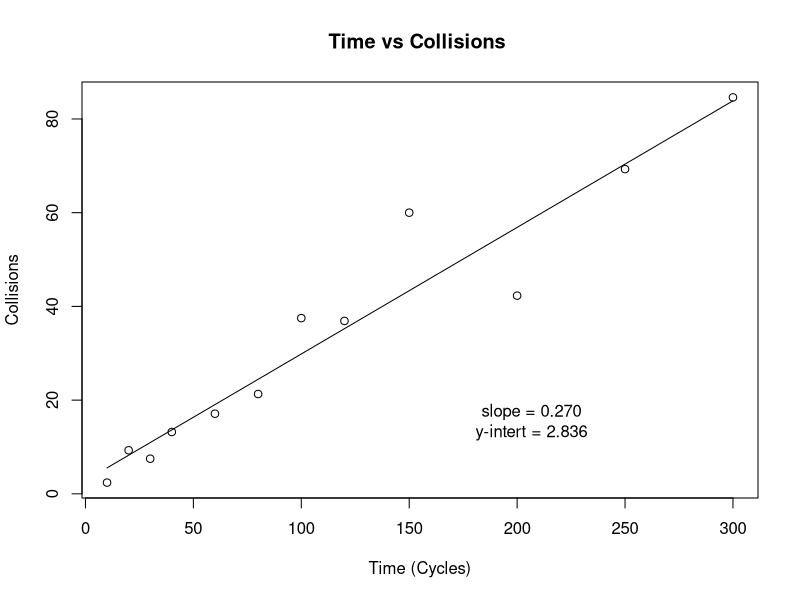

Source code (R):
# Set up a 2D Grid with two different particles randomly moving around. Movment is in 8 directions. one step for each time cycle. 
# particles that land in the same space get a chance (probability) to collide. Times (cycles) are input as a list and a Graph is
# plotted as collisions as a function of time.

particleA_Num <- 200
AssocA <- 0.0
DissA <- 1.0
particleB_Num <- 200
AssocB <- 0.0
DissB <- 1.0
collisionProb <- 0.3
Matrix_X <- 200
Matrix_Y <- 200

timeSeriesLst <- c(10,20,30,40,60,80,100,120,150,200,250,300) # each value is the step number for an individual collision experiment. 
# The particle collisions versus the times will ne plotted. 

dataSetC <- 1:length(timeSeriesLst)
directionPaths <- 8
directionLst <- 1:8
stepVectorX <- c(0,1,1,1,0,-1,-1,-1)
stepVectorY <- c(1,1,0,-1,-1,-1,0,1) # movment in x and y for movment direction value

# create a matrix of data for the diffusing particles with each row a different particle: 1st & 2nd columns are the X & Y positions, 3rd column is the movment direction, 
# and the 3rd column is a single number representing the location. The 4th & 5th are the association probability and dissociation probability
# the 6th column are the movement directions for each particle
ParticleA_Set <- matrix(0, particleA_Num, 6)
ParticleB_Set <- matrix(0, particleB_Num, 6)

# Misc functions
locationCalc <- function(x,y){(x-1)*Matrix_Y+y}

cntr <- 1 
for (stepNumber in timeSeriesLst) {
  # first create and define a random distribution of particles, A and B, in the grid
  ParticleA_Set[,1] <- sample.int(Matrix_X, size=particleA_Num, replace = TRUE, prob = NULL)
  ParticleA_Set[,2] <- sample.int(Matrix_Y, size=particleA_Num, replace = TRUE, prob = NULL)
  ParticleA_Set[,3] <- locationCalc(ParticleA_Set[,1],ParticleA_Set[,2])
  ParticleA_Set[,4] <- AssocA
  ParticleA_Set[,5] <- DissA
  ParticleA_Set[,6] <- sample.int(directionPaths, size = particleA_Num, replace = TRUE, prob = NULL)

  ParticleB_Set[,1] <- sample.int(Matrix_X, size=particleB_Num, replace = TRUE, prob = NULL)
  ParticleB_Set[,2] <- sample.int(Matrix_Y, size=particleB_Num, replace = TRUE, prob = NULL)
  ParticleB_Set[,3] <- locationCalc(ParticleB_Set[,1],ParticleB_Set[,2])
  ParticleB_Set[,4] <- AssocB
  ParticleB_Set[,5] <- DissB
  ParticleB_Set[,6] <- sample.int(directionPaths, size = particleB_Num, replace = TRUE, prob = NULL)

# calculate the collisions of the initial setup
  dataSetC[cntr]<-length(intersect(ParticleA_Set[,3],ParticleB_Set[,3]))*collisionProb
  
for (j in 1:stepNumber){
    
  ParticleA_Set[,1] <- ParticleA_Set[,1] + stepVectorX[ParticleA_Set[,6]]
  ParticleA_Set[,2] <- ParticleA_Set[,2] + stepVectorY[ParticleA_Set[,6]]
  ParticleB_Set[,1] <- ParticleA_Set[,1] + stepVectorX[ParticleB_Set[,6]]
  ParticleB_Set[,2] <- ParticleA_Set[,2] + stepVectorY[ParticleB_Set[,6]]
  
  # calculate if particles have escaped the defined grid area and bring them back through the opposite walls
  tempVec <- which(ParticleA_Set[,1] > Matrix_X)
  for(pq in tempVec) {ParticleA_Set[pq,1] <- ParticleA_Set[pq,1]-Matrix_X}
  tempVec <- which(ParticleA_Set[,1] < 1)
  for(pq in tempVec) {ParticleA_Set[pq,1] <- ParticleA_Set[pq,1]+Matrix_X}
  tempVec <- which(ParticleA_Set[,2] > Matrix_Y)
  for(pq in tempVec) {ParticleA_Set[pq,2] <- ParticleA_Set[pq,2]-Matrix_Y}
  tempVec <- which(ParticleA_Set[,2] < 1)
  for(pq in tempVec) {ParticleA_Set[pq,2] <- ParticleA_Set[pq,2]+Matrix_Y} 
  
  tempVec <- which(ParticleB_Set[,1] > Matrix_X)
  for(pq in tempVec) {ParticleB_Set[pq,1] <- ParticleB_Set[pq,1]-Matrix_X}
  tempVec <- which(ParticleB_Set[,1] < 1)
  for(pq in tempVec) {ParticleB_Set[pq,1] <- ParticleB_Set[pq,1]+Matrix_X}
  tempVec <- which(ParticleB_Set[,2] > Matrix_Y)
  for(pq in tempVec) {ParticleB_Set[pq,2] <- ParticleB_Set[pq,2]-Matrix_Y}
  tempVec <- which(ParticleB_Set[,2] < 1)
  for(pq in tempVec) {ParticleB_Set[pq,2] <- ParticleB_Set[pq,2]+Matrix_Y} 
  
  # calculate the position number from the new x,y coordinates for each particle
  ParticleA_Set[,3] <- locationCalc(ParticleA_Set[,1],ParticleA_Set[,2])
  ParticleB_Set[,3] <- locationCalc(ParticleB_Set[,1],ParticleB_Set[,2])
  
  ParticleA_Set[,6] <- sample.int(directionPaths, size = particleA_Num, replace = TRUE, prob = NULL)
  ParticleB_Set[,6] <- sample.int(directionPaths, size = particleB_Num, replace = TRUE, prob = NULL)
  
  # calculate the number of collisions for the last step
  dataSetC[cntr]<-dataSetC[cntr]+length(intersect(ParticleA_Set[,3],ParticleB_Set[,3]))*collisionProb

  } # end of stepNumber iterations 

cntr <- cntr+1
} # end of timeSeriesLst

plot(timeSeriesLst,dataSetC, main = "Time vs Collisions ", xlab = "Time (Cycles)", ylab ="Collisions")
if (length(dataSetC) > 2){
  fit = nls(dataSetC ~ p1 + p2*timeSeriesLst, start = list(p1 = 0.1, p2 = 1.0))
  newt = data.frame(timeSeriesLst = seq(min(timeSeriesLst),max(timeSeriesLst),len=200))
  lines(newt$timeSeriesLst,predict(fit,newdata=newt))
  dataFitS <- matrix(summary(fit)[[10]])
  xLpos <- (max(timeSeriesLst) + min(timeSeriesLst))/1.5
  yLpos <- (max(dataSetC) + min(dataSetC))/4
  text(xLpos,yLpos*.8, labels = sprintf("slope = %5.3f",dataFitS[2,]))
  text(xLpos,yLpos*.6, labels = sprintf("y-intert = %5.3f",dataFitS[1,]))}
